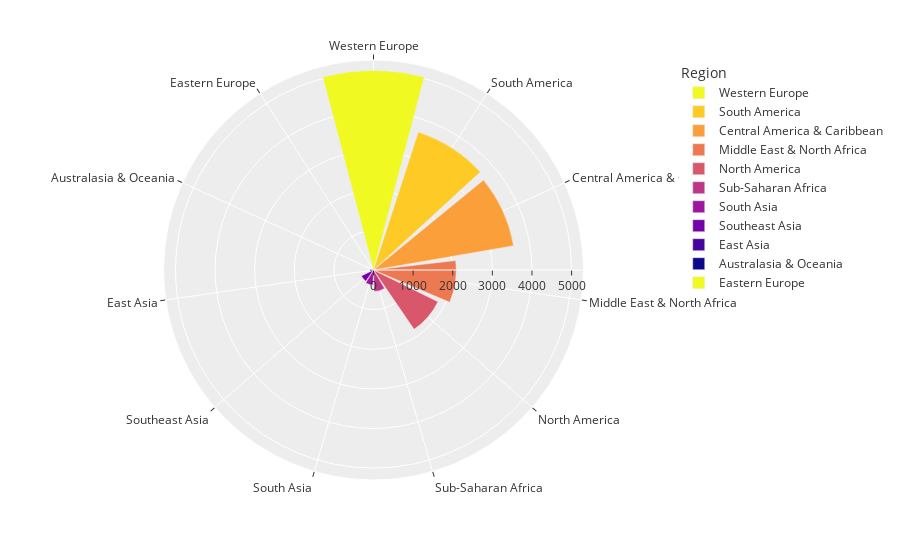

Notebook source saved alongside this figure:
### Markdown cell above
### Count of Terror Attack Region-Wise

### Code cell
# Count of Terror Attack Region-Wise.
region_attacks = dataset.Region.value_counts().to_frame().reset_index()
region_attacks.columns = ['Region', 'Total Attacks']
fig = px.bar_polar(data_frame=region_attacks,r = 'Total Attacks',theta='Region',color = 'Region',
                  template="ggplot2", color_discrete_sequence= px.colors.sequential.Plasma_r)
fig.show()

### Figure 1 — Plotly figure (JSON) as saved in the notebook; plotly's stock layout.template omitted (floating-point values rounded to 4 significant figures)
{"data": [{"hovertemplate": "Region=%{theta}<br>Total Attacks=%{r}<extra></extra>", "legendgroup": "Western Europe", "marker": {"color": "#f0f921", "pattern": {"shape": ""}}, "name": "Western Europe", "r": [5036], "showlegend": true, "subplot": "polar", "theta": ["Western Europe"], "type": "barpolar"}, {"hovertemplate": "Region=%{theta}<br>Total Attacks=%{r}<extra></extra>", "legendgroup": "South America", "marker": {"color": "#fdca26", "pattern": {"shape": ""}}, "name": "South America", "r": [3661], "showlegend": true, "subplot": "polar", "theta": ["South America"], "type": "barpolar"}, {"hovertemplate": "Region=%{theta}<br>Total Attacks=%{r}<extra></extra>", "legendgroup": "Central America & Caribbean", "marker": {"color": "#fb9f3a", "pattern": {"shape": ""}}, "name": "Central America & Caribbean", "r": [3588], "showlegend": true, "subplot": "polar", "theta": ["Central America & Caribbean"], "type": "barpolar"}, {"hovertemplate": "Region=%{theta}<br>Total Attacks=%{r}<extra></extra>", "legendgroup": "Middle East & North Africa", "marker": {"color": "#ed7953", "pattern": {"shape": ""}}, "name": "Middle East & North Africa", "r": [2090], "showlegend": true, "subplot": "polar", "theta": ["Middle East & North Africa"], "type": "barpolar"}, {"hovertemplate": "Region=%{theta}<br>Total Attacks=%{r}<extra></extra>", "legendgroup": "North America", "marker": {"color": "#d8576b", "pattern": {"shape": ""}}, "name": "North America", "r": [1814], "showlegend": true, "subplot": "polar", "theta": ["North America"], "type": "barpolar"}, {"hovertemplate": "Region=%{theta}<br>Total Attacks=%{r}<extra></extra>", "legendgroup": "Sub-Saharan Africa", "marker": {"color": "#bd3786", "pattern": {"shape": ""}}, "name": "Sub-Saharan Africa", "r": [543], "showlegend": true, "subplot": "polar", "theta": ["Sub-Saharan Africa"], "type": "barpolar"}, {"hovertemplate": "Region=%{theta}<br>Total Attacks=%{r}<extra></extra>", "legendgroup": "South Asia", "marker": {"color": "#9c179e", "pattern": {"shape": ""}}, "name": "South Asia", "r": [380], "showlegend": true, "subplot": "polar", "theta": ["South Asia"], "type": "barpolar"}, {"hovertemplate": "Region=%{theta}<br>Total Attacks=%{r}<extra></extra>", "legendgroup": "Southeast Asia", "marker": {"color": "#7201a8", "pattern": {"shape": ""}}, "name": "Southeast Asia", "r": [341], "showlegend": true, "subplot": "polar", "theta": ["Southeast Asia"], "type": "barpolar"}, {"hovertemplate": "Region=%{theta}<br>Total Attacks=%{r}<extra></extra>", "legendgroup": "East Asia", "marker": {"color": "#46039f", "pattern": {"shape": ""}}, "name": "East Asia", "r": [88], "showlegend": true, "subplot": "polar", "theta": ["East Asia"], "type": "barpolar"}, {"hovertemplate": "Region=%{theta}<br>Total Attacks=%{r}<extra></extra>", "legendgroup": "Australasia & Oceania", "marker": {"color": "#0d0887", "pattern": {"shape": ""}}, "name": "Australasia & Oceania", "r": [35], "showlegend": true, "subplot": "polar", "theta": ["Australasia & Oceania"], "type": "barpolar"}, {"hovertemplate": "Region=%{theta}<br>Total Attacks=%{r}<extra></extra>", "legendgroup": "Eastern Europe", "marker": {"color": "#f0f921", "pattern": {"shape": ""}}, "name": "Eastern Europe", "r": [27], "showlegend": true, "subplot": "polar", "theta": ["Eastern Europe"], "type": "barpolar"}], "layout": {"polar": {"domain": {"x": [0, 1], "y": [0, 1]}, "angularaxis": {"direction": "clockwise", "rotation": 90, "categoryorder": "array", "categoryarray": ["Western Europe", "South America", "Central America & Caribbean", "Middle East & North Africa", "North America", "Sub-Saharan Africa", "South Asia", "Southeast Asia", "East Asia", "Australasia & Oceania", "Eastern Europe"]}}, "legend": {"title": {"text": "Region"}, "tracegroupgap": 0}, "margin": {"t": 60}, "barmode": "relative"}}
